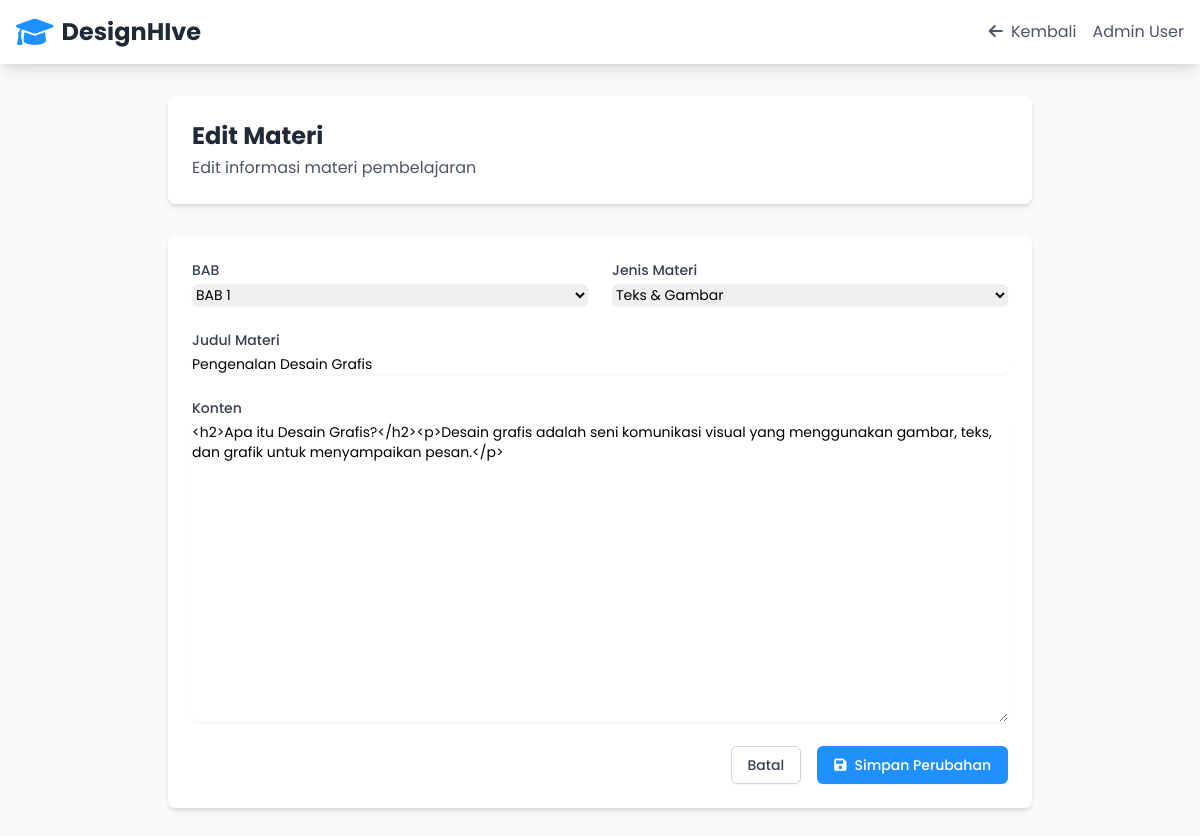
Page /admin/edit_materi.php?id=1 (signed in) on the committed database.
### tables this page shows
CREATE TABLE `materi` (
  `id` int(11) NOT NULL AUTO_INCREMENT,
  `chapter` int(11) NOT NULL,
  `phase` enum('text','video','minigame') NOT NULL,
  `title` varchar(255) NOT NULL,
  `content` text DEFAULT NULL,
  `url` varchar(255) DEFAULT NULL,
  `created_at` timestamp NOT NULL DEFAULT current_timestamp(),
  PRIMARY KEY (`id`)
);

### admin/edit_materi.php (the view, shortened to what this page needs)
<?php
require_once '../config/config.php';
$materi_id = isset($_GET['id']) ? (int)$_GET['id'] : 0;
$stmt = $pdo->prepare("SELECT * FROM materi WHERE id = ?");
$stmt->execute([$materi_id]);
$materi = $stmt->fetch();
?>
<!DOCTYPE html>
<html lang="en">
<head>
    <script src="https://cdn.tailwindcss.com"></script>
    <link rel="stylesheet" href="https://cdnjs.cloudflare.com/ajax/libs/font-awesome/6.0.0-beta3/css/all.min.css">
</head>
<body class="font-poppins bg-gray-50">
    <nav class="bg-white shadow-lg">
        <div class="max-w-7xl mx-auto px-4">
            <div class="flex justify-between items-center h-16">
                <div class="flex items-center">
                    <a href="dashboard.php" class="flex items-center">
                        <i class="fas fa-graduation-cap text-primary text-3xl mr-2"></i>
                        <span class="text-2xl font-bold text-gray-800">DesignHIve</span>
                    </a>
                </div>
                <div class="flex items-center space-x-4">
                    <a href="manage_materi.php" class="text-gray-600 hover:text-primary">
                        <i class="fas fa-arrow-left mr-1"></i> Kembali
                    </a>
                    <span class="text-gray-600"><?php echo htmlspecialchars($_SESSION['name']); ?></span>
                </div>
            </div>
        </div>
    </nav>
    <div class="max-w-4xl mx-auto px-4 py-8">
        <div class="bg-white rounded-lg shadow-md p-6 mb-8">
            <h1 class="text-2xl font-bold text-gray-800">Edit Materi</h1>
            <p class="text-gray-600 mt-1">
                Edit informasi materi pembelajaran
            </p>
        </div>
        <div class="bg-white rounded-lg shadow-md p-6">
            <form method="POST" class="space-y-6">
                <div class="grid grid-cols-2 gap-6">
                    <div>
                        <label for="chapter" class="block text-sm font-medium text-gray-700">
                            BAB
                        </label>
                        <select name="chapter"
                                id="chapter"
                                required
                                class="mt-1 block w-full rounded-md border-gray-300 shadow-sm focus:border-primary focus:ring-primary sm:text-sm">
                            <?php for ($i = 1; $i <= 10; $i++): ?>
                                <option value="<?php echo $i; ?>" <?php echo $materi['chapter'] == $i ? 'selected' : ''; ?>>
                                    BAB <?php echo $i; ?>
                                </option>
                            <?php endfor; ?>
                        </select>
                    </div>
                    <div>
                        <label for="phase" class="block text-sm font-medium text-gray-700">
                            Jenis Materi
                        </label>
                        <select name="phase"
                                id="phase"
                                required
                                onchange="toggleFields()"
                                class="mt-1 block w-full rounded-md border-gray-300 shadow-sm focus:border-primary focus:ring-primary sm:text-sm">
                            <option value="text" <?php echo $materi['phase'] === 'text' ? 'selected' : ''; ?>>
                                Teks & Gambar
                            </option>
                        </select>
                    </div>
                </div>
                <div>
                    <label for="title" class="block text-sm font-medium text-gray-700">
                        Judul Materi
                    </label>
                    <input type="text"
                           name="title"
                           id="title"
                           required
                           value="<?php echo htmlspecialchars($materi['title']); ?>"
                           class="mt-1 block w-full rounded-md border-gray-300 shadow-sm focus:border-primary focus:ring-primary sm:text-sm">
                </div>
                <div id="content_section" style="display: <?php echo $materi['phase'] === 'text' ? 'block' : 'none'; ?>;">
                    <label for="content" class="block text-sm font-medium text-gray-700">
                        Konten
                    </label>
                    <textarea name="content"
                              id="content"
                              rows="15"
                              class="mt-1 block w-full rounded-md border-gray-300 shadow-sm focus:border-primary focus:ring-primary sm:text-sm"><?php echo htmlspecialchars($materi['content']); ?></textarea>
                </div>
                <div class="flex justify-end space-x-4">
                    <a href="manage_materi.php"
                       class="inline-flex items-center px-4 py-2 border border-gray-300 rounded-md shadow-sm text-sm font-medium text-gray-700 bg-white hover:bg-gray-50 focus:outline-none focus:ring-2 focus:ring-offset-2 focus:ring-primary">
                        Batal
                    </a>
                    <button type="submit" class="inline-flex items-center px-4 py-2 border border-transparent rounded-md shadow-sm text-sm font-medium text-white bg-primary hover:bg-blue-600 focus:outline-none focus:ring-2 focus:ring-offset-2 focus:ring-primary">
                        <i class="fas fa-save mr-2"></i>
                        Simpan Perubahan
                    </button>
                </div>
            </form>
        </div>
    </div>
</body>
</html>

### rows in the picture
materi: chapter "BAB 1", phase "Teks & Gambar", title "Pengenalan Desain Grafis", content "<h2>Apa itu Desain Grafis?</h2><p>Desain grafis adalah seni komunikasi visual yang menggunakan gambar, teks, dan grafik untuk menyampaikan pesan.</p>"

### other values in the picture
$_SESSION['name'] "Admin User"
